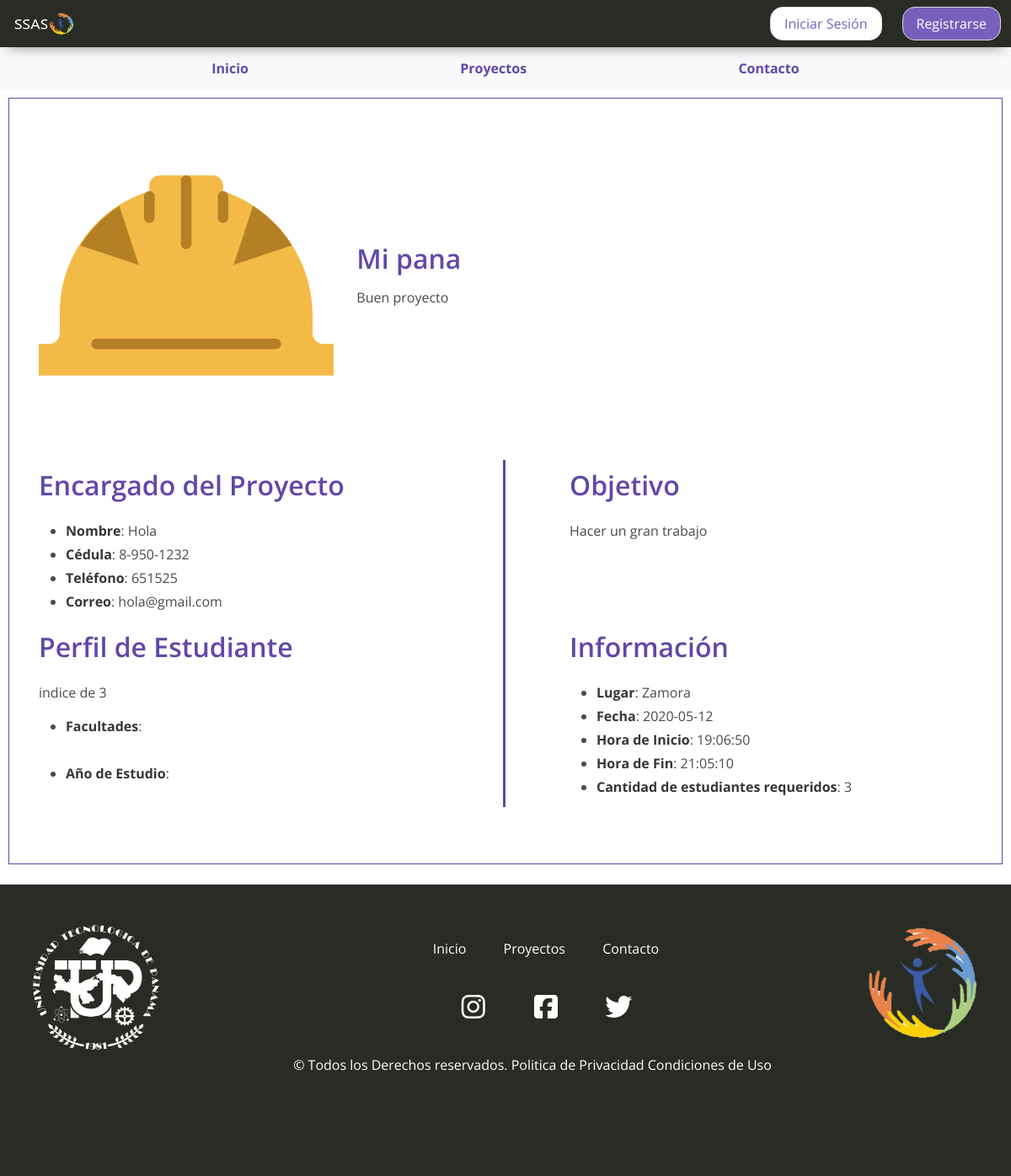
The page /route.php?controller=Proyecto&Proyecto=1&Imagen=3 on the database its author committed.
### tables this page shows
CREATE TABLE proyecto (
  id_proyecto INT AUTO_INCREMENT NOT NULL,
  nombre_pro VARCHAR(50) NOT NULL,
  id_propuesta INT NOT NULL,
  lugar_pro VARCHAR(50) NOT NULL,
  fecha_pro DATE NOT NULL,
  hora_inicio_pro TIME NOT NULL,
  hora_final_pro TIME NOT NULL,
  participantes_pro INT NOT NULL,
  descripcion_pro VARCHAR(300) NOT NULL,
  objetivo_pro VARCHAR(300) NOT NULL,
  materiales_pro VARCHAR(300) NOT NULL,
  nombre_encarg VARCHAR(50) NOT NULL,
  cedula_encarg VARCHAR(20) NOT NULL,
  telefono_encarg INT NOT NULL,
  correo_encarg VARCHAR(50) NOT NULL,
  perfil_estu_pro VARCHAR(300) NOT NULL,
  CONSTRAINT pk_id_pro PRIMARY KEY (id_proyecto),
  CONSTRAINT fk_id_propuesta FOREIGN KEY (id_propuesta) REFERENCES propuesta_proyecto (id_propuesta)
);

### Controllers/ProyectoController.php (called while the page is built, shortened)
<?php
    require_once $_SERVER['/var/www/html']. 'Models/ProyectoModel.php';
    class ProyectoController
    {
        function proyecto($id_proyecto, $img){
            $proyecto = new ProyectoModel();
            $datos = $proyecto->informacion_proyecto($id_proyecto);
            $num_img = intval($img);
            require_once('./Views/General/proyecto.php');
        }
    }

### db/db.php (called while the page is built)
<?php
class Db {
    public static function conexion() {
        $servername = "mysql";
        $username = "root";
        $password = "ssu12345";
        $dbname = "ssu_db";
        $conexion = new mysqli($servername, $username, $password, $dbname);
        if ($conexion->connect_error) {
            die("Conexión fallida: " . $conexion->connect_error);
        } else {
            return $conexion;
        }
    }
}

### Models/ProyectoModel.php (called while the page is built, shortened)
<?php
require_once $_SERVER['/var/www/html'] . 'db/db.php';
class ProyectoModel
{
    private $db;
    public function __construct()
    {
        $this->db = Db::conexion();
    }
    public function actualizar_horas_estudiante($id_usuario, $id_proyecto) {
        try {
            $horas_proyecto = $this->db->query("SELECT FORMAT(TIME_TO_SEC(TIMEDIFF(hora_final_pro, hora_inicio_pro)) / 3600, 0) AS diferencia FROM proyecto WHERE id_proyecto = '$id_proyecto';");
            $horas_proyecto = (int)$horas_proyecto->fetch_assoc()['diferencia'];
            if ($horas_proyecto) {
                $this->db->query("UPDATE usuario SET total_horas = (total + '$horas_proyecto') WHERE id_usuario = '$id_usuario';");
            }
        } catch(Exception $e) {
            echo 'Error encontrado', $e->getMessage(), "\n";
        }
    }
    public function informacion_proyecto($id_proyecto)
    {
        $id = intval($id_proyecto);
        try {
            $consulta = $this->db->query("select * from proyecto where id_proyecto = $id;");
        } catch(Exception $e) {
            echo 'Error encontrado: ', $e->getMessage(), "\n";
        }
        while ($filas = $consulta->fetch_assoc()) {
            $info_proyecto[] = $filas;
        }
        return $info_proyecto;
    }
}

### Views/General/proyecto.php (the view, shortened to what this page needs)
<html lang="en">
<head>
    <link rel="stylesheet" href="https://cdn.jsdelivr.net/npm/bulma@0.9.1/css/bulma.min.css">
    <link rel="stylesheet" href="../../css/header.css">
    <link rel="stylesheet" href="../../css/footer.css">
    <link rel="stylesheet" href="../../css/proyecto.css">
</head>
<body>
    <?php
    $imagenes = ['./img/foto_rand_1.svg', './img/foto_rand_2.svg', './img/foto_rand_3.svg', './img/foto_rand_4.svg'];
    foreach ($datos as $dato) {
    ?>
        <div class="proyecto content">
            <div class="titulo columns is-vcentered">
                <div class="imagen column is-one-third">
                    <img src="<?php echo $imagenes[$num_img]; ?>" alt="" width="350">
                </div>
                <div class="descripcion column">
                    <h1 class="is-large is-purple"><?php echo $dato['nombre_pro'] ?></h1>
                    <p><?php echo $dato['descripcion_pro'] ?></p>
                </div>
            </div>
            <div class="info1 columns">
                <div class="encargado column is-half">
                    <h1 class="subtitle is-purple">Encargado del Proyecto</h1>
                    <ul>
                        <li><strong>Nombre</strong>: <?php echo $dato['nombre_encarg'] ?></li>
                        <li><strong>Cédula</strong>: <?php echo $dato['cedula_encarg'] ?></li>
                        <li><strong>Teléfono</strong>: <?php echo $dato['telefono_encarg'] ?></li>
                        <li><strong>Correo</strong>: <?php echo $dato['correo_encarg'] ?></li>
                    </ul>
                </div>
                <div class="objetivo column">
                    <h1 class="subtitle is-purple">Objetivo</h1>
                    <p>
                        <?php echo $dato['objetivo_pro'] ?>
                    </p>
                </div>
            </div>
            <div class="info2 columns">
                <div class="perfil column is-half">
                    <h1 class="subtitle is-purple">Perfil de Estudiante</h1>
                    <p>
                        <?php echo $dato['perfil_estu_pro'] ?>
                    </p>
                <?php
            }
                ?>
                <ul>
                    <li><strong>Facultades</strong>:
                    </li>
                    <br>
                    <li><strong>Año de Estudio</strong>:
                    </li>
                </ul>
                <?php
                foreach ($datos as $dato) {
                ?>
                </div>
                <div class="informacion column">
                    <h1 class="subtitle is-purple">Información</h1>
                    <ul>
                        <li><strong>Lugar</strong>: <?php echo $dato['lugar_pro'] ?></li>
                        <li><strong>Fecha</strong>: <?php echo $dato['fecha_pro'] ?></li>
                        <li><strong>Hora de Inicio</strong>: <?php echo $dato['hora_inicio_pro'] ?></li>
                        <li><strong>Hora de Fin</strong>: <?php echo $dato['hora_final_pro'] ?></li>
                        <li><strong>Cantidad de estudiantes requeridos</strong>: <?php echo $dato['participantes_pro'] ?></li>
                    </ul>
                </div>
            </div>
        </div>
    <?php
                }
    ?>
</body>
</html>

### route.php (shortened to what this page needs)
<?php
    $controller = 'Home';
    if (isset($_GET['controller'])) {
        $controller = $_GET['controller'];
    }
    function proyecto(){
        $imagen = $_GET['Imagen'];
        require_once('./Controllers/ProyectoController.php');
        $controller = new ProyectoController();
        $controller->proyecto($proyecto, $imagen);
    }
    switch ($controller) {
        case 'Proyecto':
            proyecto();
            break;
    }
    ?>

### css/header.css (style rules this page uses)
body { font-family: 'Open Sans', sans-serif; }
.navbar { background-color: #292C25; -webkit-box-shadow: 0px 6px 18px -10px rgba(0,0,0,0.75); -moz-box-shadow: 0px 6px 18px -10px rgba(0,0,0,0.75); box-shadow: 0px 6px 18px -10px rgba(0,0,0,0.75); }
.navbar-end .navbar-item { color: #FFF; }
.navbar-item #registrarse { color: #FFF; background-color: #7760BB !important; border-radius: 15px; }
.navbar-item #iniciar { border-radius: 15px; color: #7760BB; }
.menu { background-color: #F8F9FA; height: 50px; }
.menu div a { color: #6048A8; font-weight: bold; }

### css/footer.css (style rules this page uses)
* { padding: 0; margin: 0; }
.footer { background-color: #292C25; }
ul a { margin: 20px; }
ul span { margin: 25px; }

### css/proyecto.css (style rules this page uses)
@media screen and (min-width:800px) { .encargado { border-right-style: solid; border-right-color: #6048A8; } }
@media screen and (min-width:800px) { .perfil { border-right-style: solid; border-right-color: #6048A8; } }
@media screen and (min-width:800px) { .objetivo { margin-left: 4rem; } }
@media screen and (min-width:800px) { .informacion { margin-left: 4rem; } }
.proyecto { border-style: solid; border-color: #6048A8; padding: 35px; margin: 10px; border-width: 1px; }
.proyecto h1 { color: #6048A8; }
ul { margin-left: 25px; list-style:circle; }
.info1 { margin-top: 2rem; }

### rows shown on the page
proyecto: nombre_pro "Mi pana", descripcion_pro "Buen proyecto", nombre_encarg "Hola", cedula_encarg "8-950-1232", telefono_encarg "651525", correo_encarg "hola@gmail.com", objetivo_pro "Hacer un gran trabajo", perfil_estu_pro "indice de 3", lugar_pro "Zamora", fecha_pro "2020-05-12", hora_inicio_pro "19:06:50", hora_final_pro "21:05:10", participantes_pro "3"
